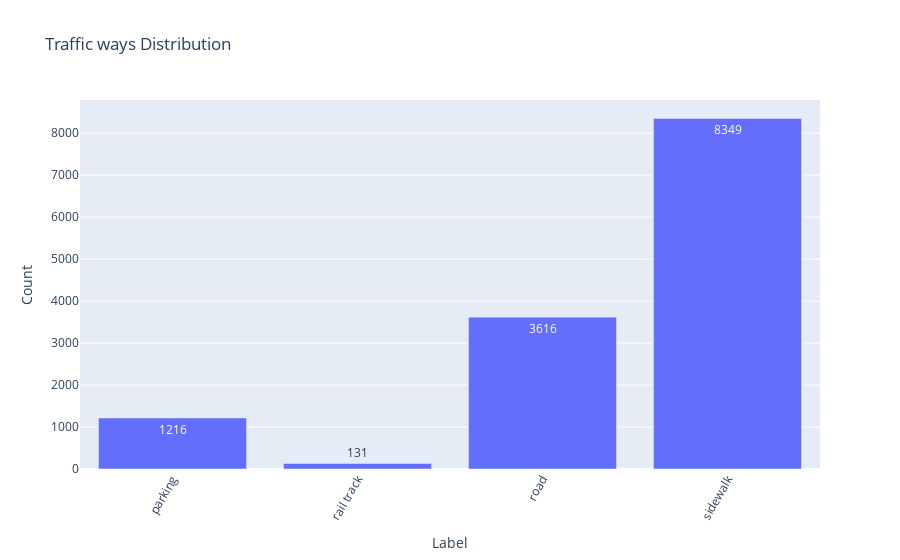

Write notebook code for a chart like this one.
### Markdown cell above
## Traffic ways and vehicles distribution

### Code cell
ways = ['road', 'sidewalk', 'parking', 'rail track']
ways_count = df_count[ways].sort_index(axis=1).sum(axis=0)
ways_count.plot(
    kind='bar', 
    title='Traffic ways Distribution', 
    text_auto=True, 
    labels={'index' : 'Label', 'value' : 'Count'}
    ).update_layout(showlegend=False).update_xaxes(tickangle=-60)

### Figure 1 — Plotly figure (JSON) as saved in the notebook; plotly's stock layout.template omitted (floating-point values rounded to 4 significant figures)
{"data": [{"alignmentgroup": "True", "hovertemplate": "variable=0<br>Label=%{x}<br>Count=%{y}<extra></extra>", "legendgroup": "0", "marker": {"color": "#636efa", "pattern": {"shape": ""}}, "name": "0", "offsetgroup": "0", "orientation": "v", "showlegend": true, "textposition": "auto", "texttemplate": "%{y}", "type": "bar", "x": ["parking", "rail track", "road", "sidewalk"], "xaxis": "x", "y": [1216, 131, 3616, 8349], "yaxis": "y"}], "layout": {"barmode": "relative", "legend": {"title": {"text": "variable"}, "tracegroupgap": 0}, "showlegend": false, "title": {"text": "Traffic ways Distribution"}, "xaxis": {"anchor": "y", "domain": [0, 1], "tickangle": -60, "title": {"text": "Label"}}, "yaxis": {"anchor": "x", "domain": [0, 1], "title": {"text": "Count"}}}}
